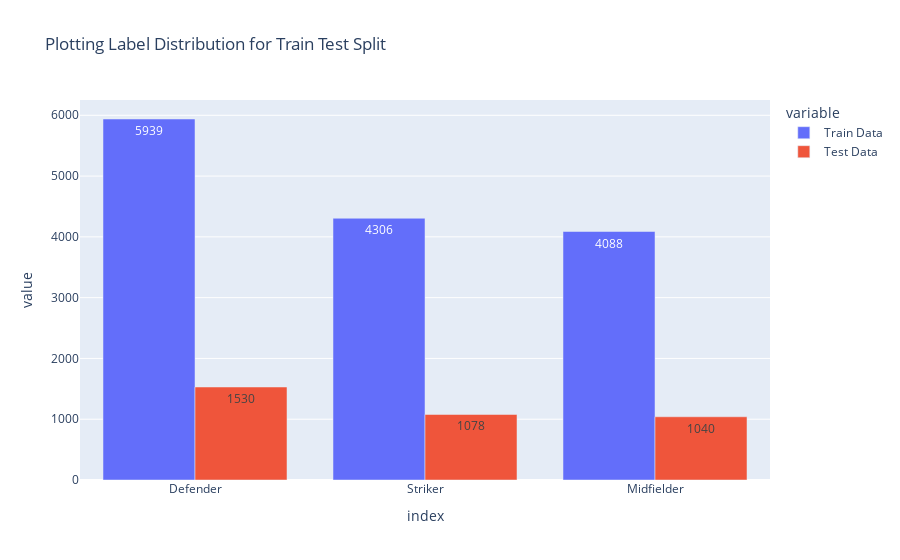

The cell this chart's notebook holds for it:
### Markdown cell above
## Data Modeling

### Code cell
(trainingData, testData) = data.randomSplit([0.8, 0.2], seed=123)

train = trainingData.select("Pos").groupBy("Pos").count().toPandas()
test = testData.select("Pos").groupBy("Pos").count().toPandas()

train_test_split = pd.DataFrame({'Train Data' : train["count"].to_numpy(),
              'Test Data' : test["count"].to_numpy()}, index= train.Pos.to_numpy())

train_test_split.plot.bar(barmode="group", title="Plotting Label Distribution for Train Test Split", text_auto=True)

### Figure 1 — Plotly figure (JSON) as saved in the notebook; plotly's stock layout.template omitted (floating-point values rounded to 4 significant figures)
{"data": [{"alignmentgroup": "True", "hovertemplate": "variable=Train Data<br>index=%{x}<br>value=%{y}<extra></extra>", "legendgroup": "Train Data", "marker": {"color": "#636efa", "pattern": {"shape": ""}}, "name": "Train Data", "offsetgroup": "Train Data", "orientation": "v", "showlegend": true, "textposition": "auto", "texttemplate": "%{y}", "type": "bar", "x": ["Defender", "Striker", "Midfielder"], "xaxis": "x", "y": [5939, 4306, 4088], "yaxis": "y"}, {"alignmentgroup": "True", "hovertemplate": "variable=Test Data<br>index=%{x}<br>value=%{y}<extra></extra>", "legendgroup": "Test Data", "marker": {"color": "#EF553B", "pattern": {"shape": ""}}, "name": "Test Data", "offsetgroup": "Test Data", "orientation": "v", "showlegend": true, "textposition": "auto", "texttemplate": "%{y}", "type": "bar", "x": ["Defender", "Striker", "Midfielder"], "xaxis": "x", "y": [1530, 1078, 1040], "yaxis": "y"}], "layout": {"barmode": "group", "legend": {"title": {"text": "variable"}, "tracegroupgap": 0}, "title": {"text": "Plotting Label Distribution for Train Test Split"}, "xaxis": {"anchor": "y", "domain": [0, 1], "title": {"text": "index"}}, "yaxis": {"anchor": "x", "domain": [0, 1], "title": {"text": "value"}}}}
